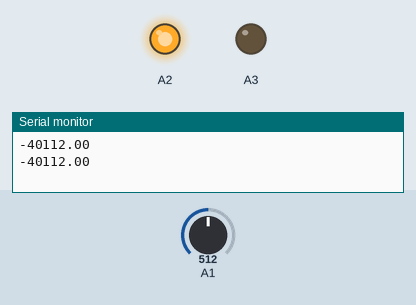
Simulated run of this sketch. Board: Arduino Uno, built with avr-gcc and run on an emulated ATmega328P. Parts: output pins drawn as LEDs (lit = HIGH), the last lines printed to the serial monitor. Inputs (shaded band) come from the test bench; at power-on: A1 = 512.

Above: at 1.8 s.
1.9 s: A1 set to 133
3.4 s: A1 set to 119
At 4.5 s:
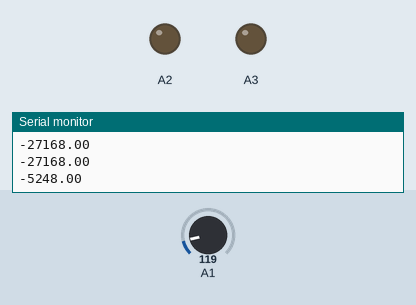
5.5 s: A1 set to 306
At 7.2 s:
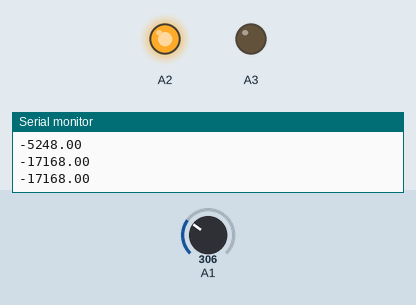
7.5 s: A1 set to 122
At 8.9 s:
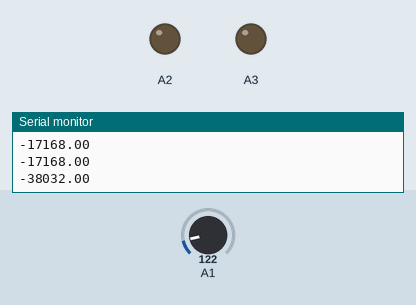
Timing chart, 0 to 10.5 s (numbered marks = the images above; inputs shaded):
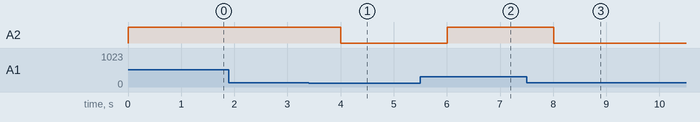

Measured:
- the behaviour switches between 128 and 127 on A1 (found by bisection; images 0 and 1)
- after the input at 3.4 s, A2: HIGH → LOW after 0.60 s
- after the input at 5.5 s, A2: LOW → HIGH after 0.51 s
- after the input at 7.5 s, A2: HIGH → LOW after 0.51 s

The sketch:

PID.ino
```cpp
double Kp=15;
double Ki=8;
double Kd=7;
double KP=24.3;

unsigned long current_time, prev_time;
double elapsed_time;
double error=0;
double last_error=0;
double input, output, setpoint;
double cum_error, rate_error;
double valve_time=1;

int T = 5;
int p;
void setup() {

  Serial.begin(9600);
setpoint=50*1000;
}

void loop() {

    input=analogRead(A1);
    int y= input*142*1000;
 analogWrite(A2,input);
    output=computePID(y);

    delay(1000);
}
double computePID(double inp)
{
  current_time=millis();
  elapsed_time=(current_time-prev_time);
  error=setpoint-inp;
  cum_error += (error*elapsed_time)/1000;
  rate_error = ((error-last_error)*1000)/elapsed_time;

  double out = Kp*error + Ki*cum_error + Kd*rate_error;
  //double out =Kp*error;

  float flowrate;
  flowrate= (KP)*1000/(valve_time*out);
  Serial.println(error);
  //Serial.println(flowrate,5);
  last_error = error;
  prev_time = current_time;


p=flowrate*255;
//Serial.println(p);
  analogWrite(A3,p);

   if(A3==HIGH)
   {
    analogWrite(A4,HIGH);
    }
//   if(error<20000)
//   {
//    flowrate=0;
//   }
   return flowrate;


  }
```
